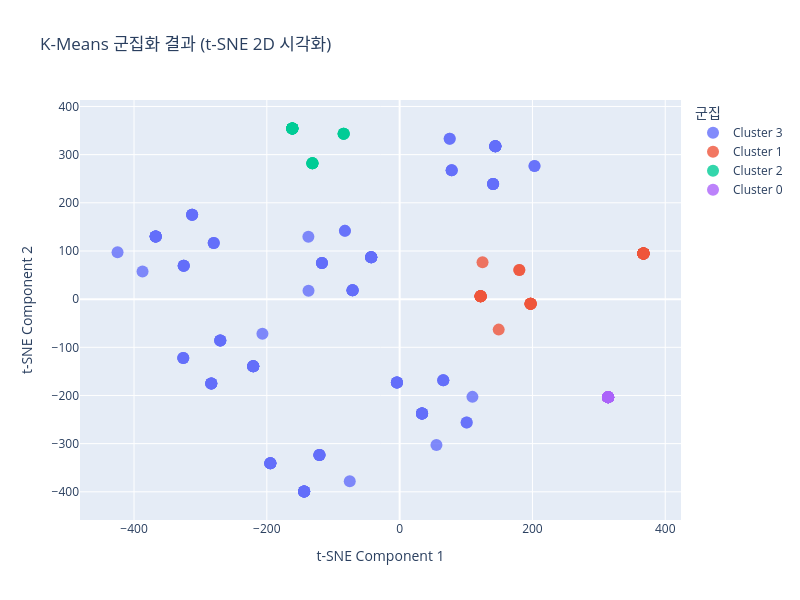

The notebook cell saved with this chart:
### Markdown cell above
#### 📊 4단계: 시각화로 군집 결과 확인하기

군집화 결과를 PCA나 t-SNE를 이용해 2차원 공간에 시각화하여 그룹이 잘 형성되었는지 확인합니다.

1.  **차원 축소:** `PCA`나 `t-SNE`를 사용해 TF-IDF 행렬을 2개의 주성분으로 축소하세요.
2.  **산점도 시각화:** `plotly.express`를 사용해 결과를 산점도로 그리세요.
    * 각 점의 색상은 `cluster_id`로 구분합니다.
    * 마우스를 점 위에 올렸을 때 원본 리뷰(`review`)가 표시되도록 설정하여, 각 군집의 분포와 특징을 시각적으로 탐색해 보세요.

### Code cell
import plotly.express as px
import plotly.graph_objects as go
import pyLDAvis
import pyLDAvis.lda_model

# 차원 축소 및 시각화
# t-SNE 적용 (데이터가 적은 경우 perplexity 조정)
perplexity_value = min(30, len(review_df) - 1) if len(review_df) > 1 else 1
tsne = TSNE(n_components=2, random_state=42, perplexity=perplexity_value)
tsne_components = tsne.fit_transform(tfidf_matrix.toarray())

# 시각화용 데이터프레임 생성
viz_df = review_df.copy()
viz_df['tsne_x'] = tsne_components[:, 0]
viz_df['tsne_y'] = tsne_components[:, 1]
viz_df['cluster_label'] = 'Cluster ' + viz_df['cluster_id'].astype(str)

# t-SNE 시각화
fig1 = px.scatter(
    viz_df,
    x='tsne_x',
    y='tsne_y',
    color='cluster_label',
    hover_data=['review_text', 'rating'],
    title='K-Means 군집화 결과 (t-SNE 2D 시각화)',
    labels={
        'tsne_x': 't-SNE Component 1',
        'tsne_y': 't-SNE Component 2',
        'cluster_label': '군집'
    },
    width=800,
    height=600
)

fig1.update_traces(marker=dict(size=12, opacity=0.8))
fig1.show()

print("t-SNE 시각화: 같은 색상의 점들이 가까이 모여있으면 군집화가 잘 된 것입니다.")

### Figure 1 — Plotly figure (JSON) as saved in the notebook; plotly's stock layout.template omitted (floating-point values rounded to 4 significant figures; data arrays with more than 128 entries replaced by an {"elided": "..."} marker saying what was removed)
{"data": [{"customdata": {"elided": "120x2 mixed values"}, "hovertemplate": "군집=Cluster 3<br>t-SNE Component 1=%{x}<br>t-SNE Component 2=%{y}<br>review_text=%{customdata[0]}<br>rating=%{customdata[1]}<extra></extra>", "legendgroup": "Cluster 3", "marker": {"color": "#636efa", "opacity": 0.8, "size": 12, "symbol": "circle"}, "mode": "markers", "name": "Cluster 3", "orientation": "v", "showlegend": true, "type": "scatter", "x": [144.1, 33.72, -75.11, -325.8, -312.5, -70.88, 75.39, 65.71, -194.7, -283.6, -312.5, -70.88, 75.39, 65.71, -194.7, -283.6, -312.5, -70.88, 203.1, 65.71, -194.7, -283.6, -280.0, -137.2, 78.39, -4.083, -120.7, -283.6, -325.2, -117.0, 140.8, -4.083, -120.7, -270.1, -312.5, -70.88, 140.8, -4.083, -120.7, -270.1, -325.2, -117.0, 140.8, -4.083, -120.7, -270.1, -325.2, -117.0, 140.8, -4.083, -120.7, -270.1, -325.2, -117.0, 140.8, 109.6, -194.7, -283.6, -280.0, -70.88, 78.39, 101.0, -194.7, -206.6, -280.0, -137.4, 78.39, 101.0, -194.7, -325.8, -387.2, -82.39, 203.1, 55.44, -143.8, -325.8, -424.8, -82.39, 144.1, 33.72, -143.8, -220.5, -367.4, -42.82, 144.1, 33.72, -143.8, -220.5, -367.4, -42.82, 144.1, 33.72, -143.8, -220.5, -367.4, -42.82, 144.1, 33.72, -143.8, -220.5, -367.4, -42.82, 144.1, 33.72, -143.8, -220.5, -367.4, -42.82, 144.1, 33.72, -143.8, -220.5, -367.4, -42.82, 144.1, 33.72, -143.8, -220.5, -367.4, -42.82], "xaxis": "x", "y": [317.3, -237.3, -378.2, -122.2, 175.4, 18.56, 332.8, -168.5, -340.9, -175.3, 175.4, 18.56, 332.8, -168.5, -340.9, -175.3, 175.4, 18.56, 276.2, -168.5, -340.9, -175.3, 116.6, 17.38, 267.6, -173.2, -323.5, -175.3, 69.34, 74.99, 239.1, -173.2, -323.5, -85.98, 175.4, 18.56, 239.1, -173.2, -323.5, -85.98, 69.34, 74.99, 239.1, -173.2, -323.5, -85.98, 69.34, 74.99, 239.1, -173.2, -323.5, -85.98, 69.34, 74.99, 239.1, -202.9, -340.9, -175.3, 116.6, 18.56, 267.6, -256.3, -340.9, -71.78, 116.6, 129.6, 267.6, -256.3, -340.9, -122.2, 57.23, 141.7, 276.2, -302.8, -399.4, -122.2, 97.49, 141.7, 317.3, -237.3, -399.4, -139.6, 130.3, 86.99, 317.3, -237.3, -399.4, -139.6, 130.3, 86.99, 317.3, -237.3, -399.4, -139.6, 130.3, 86.99, 317.3, -237.3, -399.4, -139.6, 130.3, 86.99, 317.3, -237.3, -399.4, -139.6, 130.3, 86.99, 317.3, -237.3, -399.4, -139.6, 130.3, 86.99, 317.3, -237.3, -399.4, -139.6, 130.3, 86.99], "yaxis": "y"}, {"customdata": [["매년 나오는데  24년트렌드는 구매하고 읽지도 못하고 한해가 거의 지나가네요 \n25년도는 어떤트렌드일까 궁금함때문에 구매버튼을 또 ~~\n다음은 안살것같아요", 3], ["소비자 트렌드 관점에서는 새로운 이슈 출현을 강조 하고자 했으나 점점 트렌드를 억측으로 만들어내고 있는 것 같네요.\n일부 카드사에 데이터 자료를 근거로 하기에는 설득력이 부족해 보입니다.", 2], ["매년 나오는데  24년트렌드는 구매하고 읽지도 못하고 한해가 거의 지나가네요 \n25년도는 어떤트렌드일까 궁금함때문에 구매버튼을 또 ~~\n다음은 안살것같아요", 3], ["소비자 트렌드 관점에서는 새로운 이슈 출현을 강조 하고자 했으나 점점 트렌드를 억측으로 만들어내고 있는 것 같네요.\n일부 카드사에 데이터 자료를 근거로 하기에는 설득력이 부족해 보입니다.", 2], ["매년 나오는데  24년트렌드는 구매하고 읽지도 못하고 한해가 거의 지나가네요 \n25년도는 어떤트렌드일까 궁금함때문에 구매버튼을 또 ~~\n다음은 안살것같아요", 3], ["소비자 트렌드 관점에서는 새로운 이슈 출현을 강조 하고자 했으나 점점 트렌드를 억측으로 만들어내고 있는 것 같네요.\n일부 카드사에 데이터 자료를 근거로 하기에는 설득력이 부족해 보입니다.", 2], ["매년 나오는데  24년트렌드는 구매하고 읽지도 못하고 한해가 거의 지나가네요 \n25년도는 어떤트렌드일까 궁금함때문에 구매버튼을 또 ~~\n다음은 안살것같아요", 3], ["소비자 트렌드 관점에서는 새로운 이슈 출현을 강조 하고자 했으나 점점 트렌드를 억측으로 만들어내고 있는 것 같네요.\n일부 카드사에 데이터 자료를 근거로 하기에는 설득력이 부족해 보입니다.", 2], ["매년 나오는데  24년트렌드는 구매하고 읽지도 못하고 한해가 거의 지나가네요 \n25년도는 어떤트렌드일까 궁금함때문에 구매버튼을 또 ~~\n다음은 안살것같아요", 3], ["소비자 트렌드 관점에서는 새로운 이슈 출현을 강조 하고자 했으나 점점 트렌드를 억측으로 만들어내고 있는 것 같네요.\n일부 카드사에 데이터 자료를 근거로 하기에는 설득력이 부족해 보입니다.", 2], ["매년 나오는데  24년트렌드는 구매하고 읽지도 못하고 한해가 거의 지나가네요 \n25년도는 어떤트렌드일까 궁금함때문에 구매버튼을 또 ~~\n다음은 안살것같아요", 3], ["소비자 트렌드 관점에서는 새로운 이슈 출현을 강조 하고자 했으나 점점 트렌드를 억측으로 만들어내고 있는 것 같네요.\n일부 카드사에 데이터 자료를 근거로 하기에는 설득력이 부족해 보입니다.", 2], ["매년 나오는데  24년트렌드는 구매하고 읽지도 못하고 한해가 거의 지나가네요 \n25년도는 어떤트렌드일까 궁금함때문에 구매버튼을 또 ~~\n다음은 안살것같아요", 3], ["소비자 트렌드 관점에서는 새로운 이슈 출현을 강조 하고자 했으나 점점 트렌드를 억측으로 만들어내고 있는 것 같네요.\n일부 카드사에 데이터 자료를 근거로 하기에는 설득력이 부족해 보입니다.", 2], ["매년 나오는데  24년트렌드는 구매하고 읽지도 못하고 한해가 거의 지나가네요 \n25년도는 어떤트렌드일까 궁금함때문에 구매버튼을 또 ~~\n다음은 안살것같아요", 3], ["소비자 트렌드 관점에서는 새로운 이슈 출현을 강조 하고자 했으나 점점 트렌드를 억측으로 만들어내고 있는 것 같네요.\n일부 카드사에 데이터 자료를 근거로 하기에는 설득력이 부족해 보입니다.", 2], ["매년 나오는데  24년트렌드는 구매하고 읽지도 못하고 한해가 거의 지나가네요 \n25년도는 어떤트렌드일까 궁금함때문에 구매버튼을 또 ~~\n다음은 안살것같아요", 3], ["소비자 트렌드 관점에서는 새로운 이슈 출현을 강조 하고자 했으나 점점 트렌드를 억측으로 만들어내고 있는 것 같네요.\n일부 카드사에 데이터 자료를 근거로 하기에는 설득력이 부족해 보입니다.", 2], ["매년 나오는데  24년트렌드는 구매하고 읽지도 못하고 한해가 거의 지나가네요 \n25년도는 어떤트렌드일까 궁금함때문에 구매버튼을 또 ~~\n다음은 안살것같아요", 3], ["소비자 트렌드 관점에서는 새로운 이슈 출현을 강조 하고자 했으나 점점 트렌드를 억측으로 만들어내고 있는 것 같네요.\n일부 카드사에 데이터 자료를 근거로 하기에는 설득력이 부족해 보입니다.", 2], ["매년 나오는데  24년트렌드는 구매하고 읽지도 못하고 한해가 거의 지나가네요 \n25년도는 어떤트렌드일까 궁금함때문에 구매버튼을 또 ~~\n다음은 안살것같아요", 3], ["소비자 트렌드 관점에서는 새로운 이슈 출현을 강조 하고자 했으나 점점 트렌드를 억측으로 만들어내고 있는 것 같네요.\n일부 카드사에 데이터 자료를 근거로 하기에는 설득력이 부족해 보입니다.", 2], ["매년 나오는데  24년트렌드는 구매하고 읽지도 못하고 한해가 거의 지나가네요 \n25년도는 어떤트렌드일까 궁금함때문에 구매버튼을 또 ~~\n다음은 안살것같아요", 3], ["소비자 트렌드 관점에서는 새로운 이슈 출현을 강조 하고자 했으나 점점 트렌드를 억측으로 만들어내고 있는 것 같네요.\n일부 카드사에 데이터 자료를 근거로 하기에는 설득력이 부족해 보입니다.", 2], ["매년 나오는데  24년트렌드는 구매하고 읽지도 못하고 한해가 거의 지나가네요 \n25년도는 어떤트렌드일까 궁금함때문에 구매버튼을 또 ~~\n다음은 안살것같아요", 3], ["소비자 트렌드 관점에서는 새로운 이슈 출현을 강조 하고자 했으나 점점 트렌드를 억측으로 만들어내고 있는 것 같네요.\n일부 카드사에 데이터 자료를 근거로 하기에는 설득력이 부족해 보입니다.", 2], ["매년 나오는데  24년트렌드는 구매하고 읽지도 못하고 한해가 거의 지나가네요 \n25년도는 어떤트렌드일까 궁금함때문에 구매버튼을 또 ~~\n다음은 안살것같아요", 3], ["소비자 트렌드 관점에서는 새로운 이슈 출현을 강조 하고자 했으나 점점 트렌드를 억측으로 만들어내고 있는 것 같네요.\n일부 카드사에 데이터 자료를 근거로 하기에는 설득력이 부족해 보입니다.", 2], ["매년 나오는데  24년트렌드는 구매하고 읽지도 못하고 한해가 거의 지나가네요 \n25년도는 어떤트렌드일까 궁금함때문에 구매버튼을 또 ~~\n다음은 안살것같아요", 3], ["소비자 트렌드 관점에서는 새로운 이슈 출현을 강조 하고자 했으나 점점 트렌드를 억측으로 만들어내고 있는 것 같네요.\n일부 카드사에 데이터 자료를 근거로 하기에는 설득력이 부족해 보입니다.", 2], ["매년 나오는데  24년트렌드는 구매하고 읽지도 못하고 한해가 거의 지나가네요 \n25년도는 어떤트렌드일까 궁금함때문에 구매버튼을 또 ~~\n다음은 안살것같아요", 3], ["소비자 트렌드 관점에서는 새로운 이슈 출현을 강조 하고자 했으나 점점 트렌드를 억측으로 만들어내고 있는 것 같네요.\n일부 카드사에 데이터 자료를 근거로 하기에는 설득력이 부족해 보입니다.", 2], ["매년 나오는데  24년트렌드는 구매하고 읽지도 못하고 한해가 거의 지나가네요 \n25년도는 어떤트렌드일까 궁금함때문에 구매버튼을 또 ~~\n다음은 안살것같아요", 3], ["소비자 트렌드 관점에서는 새로운 이슈 출현을 강조 하고자 했으나 점점 트렌드를 억측으로 만들어내고 있는 것 같네요.\n일부 카드사에 데이터 자료를 근거로 하기에는 설득력이 부족해 보입니다.", 2], ["매년 나오는데  24년트렌드는 구매하고 읽지도 못하고 한해가 거의 지나가네요 \n25년도는 어떤트렌드일까 궁금함때문에 구매버튼을 또 ~~\n다음은 안살것같아요", 3], ["소비자 트렌드 관점에서는 새로운 이슈 출현을 강조 하고자 했으나 점점 트렌드를 억측으로 만들어내고 있는 것 같네요.\n일부 카드사에 데이터 자료를 근거로 하기에는 설득력이 부족해 보입니다.", 2], ["매년 나오는데  24년트렌드는 구매하고 읽지도 못하고 한해가 거의 지나가네요 \n25년도는 어떤트렌드일까 궁금함때문에 구매버튼을 또 ~~\n다음은 안살것같아요", 3], ["소비자 트렌드 관점에서는 새로운 이슈 출현을 강조 하고자 했으나 점점 트렌드를 억측으로 만들어내고 있는 것 같네요.\n일부 카드사에 데이터 자료를 근거로 하기에는 설득력이 부족해 보입니다.", 2], ["매년 나오는데  24년트렌드는 구매하고 읽지도 못하고 한해가 거의 지나가네요 \n25년도는 어떤트렌드일까 궁금함때문에 구매버튼을 또 ~~\n다음은 안살것같아요", 3], ["소비자 트렌드 관점에서는 새로운 이슈 출현을 강조 하고자 했으나 점점 트렌드를 억측으로 만들어내고 있는 것 같네요.\n일부 카드사에 데이터 자료를 근거로 하기에는 설득력이 부족해 보입니다.", 2]], "hovertemplate": "군집=Cluster 1<br>t-SNE Component 1=%{x}<br>t-SNE Component 2=%{y}<br>review_text=%{customdata[0]}<br>rating=%{customdata[1]}<extra></extra>", "legendgroup": "Cluster 1", "marker": {"color": "#EF553B", "opacity": 0.8, "size": 12, "symbol": "circle"}, "mode": "markers", "name": "Cluster 1", "orientation": "v", "showlegend": true, "type": "scatter", "x": [367.2, 121.9, 367.2, 124.8, 367.2, 121.9, 367.2, 121.9, 367.2, 121.9, 367.2, 121.9, 367.2, 121.9, 367.2, 121.9, 367.2, 121.9, 367.2, 121.9, 367.2, 180.2, 367.2, 180.2, 367.2, 149.2, 367.2, 197.2, 367.2, 197.2, 367.2, 197.2, 367.2, 197.2, 367.2, 197.2, 367.2, 197.2, 367.2, 197.2], "xaxis": "x", "y": [94.66, 5.866, 94.66, 76.55, 94.66, 5.866, 94.66, 5.866, 94.66, 5.866, 94.66, 5.866, 94.66, 5.866, 94.66, 5.866, 94.66, 5.866, 94.66, 5.866, 94.66, 60.38, 94.66, 60.38, 94.66, -63.3, 94.66, -9.785, 94.66, -9.785, 94.66, -9.785, 94.66, -9.785, 94.66, -9.785, 94.66, -9.785, 94.66, -9.785], "yaxis": "y"}, {"customdata": [["젠장 반갑지않네. 근데 기대는되네. 복잡한 심정 을 주는 책 나오네. 젠장", 4], ["젠장 반갑지않네. 근데 기대는되네. 복잡한 심정 을 주는 책 나오네. 젠장", 4], ["젠장 반갑지않네. 근데 기대는되네. 복잡한 심정 을 주는 책 나오네. 젠장", 4], ["젠장 반갑지않네. 근데 기대는되네. 복잡한 심정 을 주는 책 나오네. 젠장", 4], ["젠장 반갑지않네. 근데 기대는되네. 복잡한 심정 을 주는 책 나오네. 젠장", 4], ["젠장 반갑지않네. 근데 기대는되네. 복잡한 심정 을 주는 책 나오네. 젠장", 4], ["젠장 반갑지않네. 근데 기대는되네. 복잡한 심정 을 주는 책 나오네. 젠장", 4], ["젠장 반갑지않네. 근데 기대는되네. 복잡한 심정 을 주는 책 나오네. 젠장", 4], ["젠장 반갑지않네. 근데 기대는되네. 복잡한 심정 을 주는 책 나오네. 젠장", 4], ["젠장 반갑지않네. 근데 기대는되네. 복잡한 심정 을 주는 책 나오네. 젠장", 4], ["젠장 반갑지않네. 근데 기대는되네. 복잡한 심정 을 주는 책 나오네. 젠장", 4], ["젠장 반갑지않네. 근데 기대는되네. 복잡한 심정 을 주는 책 나오네. 젠장", 4], ["젠장 반갑지않네. 근데 기대는되네. 복잡한 심정 을 주는 책 나오네. 젠장", 4], ["젠장 반갑지않네. 근데 기대는되네. 복잡한 심정 을 주는 책 나오네. 젠장", 4], ["젠장 반갑지않네. 근데 기대는되네. 복잡한 심정 을 주는 책 나오네. 젠장", 4], ["젠장 반갑지않네. 근데 기대는되네. 복잡한 심정 을 주는 책 나오네. 젠장", 4], ["젠장 반갑지않네. 근데 기대는되네. 복잡한 심정 을 주는 책 나오네. 젠장", 4], ["젠장 반갑지않네. 근데 기대는되네. 복잡한 심정 을 주는 책 나오네. 젠장", 4], ["젠장 반갑지않네. 근데 기대는되네. 복잡한 심정 을 주는 책 나오네. 젠장", 4], ["젠장 반갑지않네. 근데 기대는되네. 복잡한 심정 을 주는 책 나오네. 젠장", 4]], "hovertemplate": "군집=Cluster 2<br>t-SNE Component 1=%{x}<br>t-SNE Component 2=%{y}<br>review_text=%{customdata[0]}<br>rating=%{customdata[1]}<extra></extra>", "legendgroup": "Cluster 2", "marker": {"color": "#00cc96", "opacity": 0.8, "size": 12, "symbol": "circle"}, "mode": "markers", "name": "Cluster 2", "orientation": "v", "showlegend": true, "type": "scatter", "x": [-161.6, -84.3, -84.3, -84.3, -131.3, -131.3, -131.3, -131.3, -131.3, -161.6, -84.3, -161.6, -161.6, -161.6, -161.6, -161.6, -161.6, -161.6, -161.6, -161.6], "xaxis": "x", "y": [354.3, 343.3, 343.3, 343.3, 282.1, 282.1, 282.1, 282.1, 282.1, 354.3, 343.3, 354.3, 354.3, 354.3, 354.3, 354.3, 354.3, 354.3, 354.3, 354.3], "yaxis": "y"}, {"customdata": [["'현대사회에서 가장 큰 자원은 시간이다.' 라는 응답이 년도의 증가와 함께 늘어가고 있다. 콘텐츠의 열람도 배속으로, 영화도 숏폼으로, 예약도 앱을 이용하여 기다리는 시간을 줄이는 방향으로...\n모두가 시간의 효율을 극대화하려 한다.\n일상에서도, 일터에서도, 쇼핑에서도...\n\n2025년의 트렌드도 그런 방향으로의 변화의 지속일 것이다. 세계경제의 발전이 더뎌지고, 정체되면서 우리의 지향도 작은 것을 아끼고, 소소한 일상에서 기쁨과 행복을 느끼는 방향으로...", 4], ["'현대사회에서 가장 큰 자원은 시간이다.' 라는 응답이 년도의 증가와 함께 늘어가고 있다. 콘텐츠의 열람도 배속으로, 영화도 숏폼으로, 예약도 앱을 이용하여 기다리는 시간을 줄이는 방향으로...\n모두가 시간의 효율을 극대화하려 한다.\n일상에서도, 일터에서도, 쇼핑에서도...\n\n2025년의 트렌드도 그런 방향으로의 변화의 지속일 것이다. 세계경제의 발전이 더뎌지고, 정체되면서 우리의 지향도 작은 것을 아끼고, 소소한 일상에서 기쁨과 행복을 느끼는 방향으로...", 4], ["'현대사회에서 가장 큰 자원은 시간이다.' 라는 응답이 년도의 증가와 함께 늘어가고 있다. 콘텐츠의 열람도 배속으로, 영화도 숏폼으로, 예약도 앱을 이용하여 기다리는 시간을 줄이는 방향으로...\n모두가 시간의 효율을 극대화하려 한다.\n일상에서도, 일터에서도, 쇼핑에서도...\n\n2025년의 트렌드도 그런 방향으로의 변화의 지속일 것이다. 세계경제의 발전이 더뎌지고, 정체되면서 우리의 지향도 작은 것을 아끼고, 소소한 일상에서 기쁨과 행복을 느끼는 방향으로...", 4], ["'현대사회에서 가장 큰 자원은 시간이다.' 라는 응답이 년도의 증가와 함께 늘어가고 있다. 콘텐츠의 열람도 배속으로, 영화도 숏폼으로, 예약도 앱을 이용하여 기다리는 시간을 줄이는 방향으로...\n모두가 시간의 효율을 극대화하려 한다.\n일상에서도, 일터에서도, 쇼핑에서도...\n\n2025년의 트렌드도 그런 방향으로의 변화의 지속일 것이다. 세계경제의 발전이 더뎌지고, 정체되면서 우리의 지향도 작은 것을 아끼고, 소소한 일상에서 기쁨과 행복을 느끼는 방향으로...", 4], ["'현대사회에서 가장 큰 자원은 시간이다.' 라는 응답이 년도의 증가와 함께 늘어가고 있다. 콘텐츠의 열람도 배속으로, 영화도 숏폼으로, 예약도 앱을 이용하여 기다리는 시간을 줄이는 방향으로...\n모두가 시간의 효율을 극대화하려 한다.\n일상에서도, 일터에서도, 쇼핑에서도...\n\n2025년의 트렌드도 그런 방향으로의 변화의 지속일 것이다. 세계경제의 발전이 더뎌지고, 정체되면서 우리의 지향도 작은 것을 아끼고, 소소한 일상에서 기쁨과 행복을 느끼는 방향으로...", 4], ["'현대사회에서 가장 큰 자원은 시간이다.' 라는 응답이 년도의 증가와 함께 늘어가고 있다. 콘텐츠의 열람도 배속으로, 영화도 숏폼으로, 예약도 앱을 이용하여 기다리는 시간을 줄이는 방향으로...\n모두가 시간의 효율을 극대화하려 한다.\n일상에서도, 일터에서도, 쇼핑에서도...\n\n2025년의 트렌드도 그런 방향으로의 변화의 지속일 것이다. 세계경제의 발전이 더뎌지고, 정체되면서 우리의 지향도 작은 것을 아끼고, 소소한 일상에서 기쁨과 행복을 느끼는 방향으로...", 4], ["'현대사회에서 가장 큰 자원은 시간이다.' 라는 응답이 년도의 증가와 함께 늘어가고 있다. 콘텐츠의 열람도 배속으로, 영화도 숏폼으로, 예약도 앱을 이용하여 기다리는 시간을 줄이는 방향으로...\n모두가 시간의 효율을 극대화하려 한다.\n일상에서도, 일터에서도, 쇼핑에서도...\n\n2025년의 트렌드도 그런 방향으로의 변화의 지속일 것이다. 세계경제의 발전이 더뎌지고, 정체되면서 우리의 지향도 작은 것을 아끼고, 소소한 일상에서 기쁨과 행복을 느끼는 방향으로...", 4], ["'현대사회에서 가장 큰 자원은 시간이다.' 라는 응답이 년도의 증가와 함께 늘어가고 있다. 콘텐츠의 열람도 배속으로, 영화도 숏폼으로, 예약도 앱을 이용하여 기다리는 시간을 줄이는 방향으로...\n모두가 시간의 효율을 극대화하려 한다.\n일상에서도, 일터에서도, 쇼핑에서도...\n\n2025년의 트렌드도 그런 방향으로의 변화의 지속일 것이다. 세계경제의 발전이 더뎌지고, 정체되면서 우리의 지향도 작은 것을 아끼고, 소소한 일상에서 기쁨과 행복을 느끼는 방향으로...", 4], ["'현대사회에서 가장 큰 자원은 시간이다.' 라는 응답이 년도의 증가와 함께 늘어가고 있다. 콘텐츠의 열람도 배속으로, 영화도 숏폼으로, 예약도 앱을 이용하여 기다리는 시간을 줄이는 방향으로...\n모두가 시간의 효율을 극대화하려 한다.\n일상에서도, 일터에서도, 쇼핑에서도...\n\n2025년의 트렌드도 그런 방향으로의 변화의 지속일 것이다. 세계경제의 발전이 더뎌지고, 정체되면서 우리의 지향도 작은 것을 아끼고, 소소한 일상에서 기쁨과 행복을 느끼는 방향으로...", 4], ["'현대사회에서 가장 큰 자원은 시간이다.' 라는 응답이 년도의 증가와 함께 늘어가고 있다. 콘텐츠의 열람도 배속으로, 영화도 숏폼으로, 예약도 앱을 이용하여 기다리는 시간을 줄이는 방향으로...\n모두가 시간의 효율을 극대화하려 한다.\n일상에서도, 일터에서도, 쇼핑에서도...\n\n2025년의 트렌드도 그런 방향으로의 변화의 지속일 것이다. 세계경제의 발전이 더뎌지고, 정체되면서 우리의 지향도 작은 것을 아끼고, 소소한 일상에서 기쁨과 행복을 느끼는 방향으로...", 4], ["'현대사회에서 가장 큰 자원은 시간이다.' 라는 응답이 년도의 증가와 함께 늘어가고 있다. 콘텐츠의 열람도 배속으로, 영화도 숏폼으로, 예약도 앱을 이용하여 기다리는 시간을 줄이는 방향으로...\n모두가 시간의 효율을 극대화하려 한다.\n일상에서도, 일터에서도, 쇼핑에서도...\n\n2025년의 트렌드도 그런 방향으로의 변화의 지속일 것이다. 세계경제의 발전이 더뎌지고, 정체되면서 우리의 지향도 작은 것을 아끼고, 소소한 일상에서 기쁨과 행복을 느끼는 방향으로...", 4], ["'현대사회에서 가장 큰 자원은 시간이다.' 라는 응답이 년도의 증가와 함께 늘어가고 있다. 콘텐츠의 열람도 배속으로, 영화도 숏폼으로, 예약도 앱을 이용하여 기다리는 시간을 줄이는 방향으로...\n모두가 시간의 효율을 극대화하려 한다.\n일상에서도, 일터에서도, 쇼핑에서도...\n\n2025년의 트렌드도 그런 방향으로의 변화의 지속일 것이다. 세계경제의 발전이 더뎌지고, 정체되면서 우리의 지향도 작은 것을 아끼고, 소소한 일상에서 기쁨과 행복을 느끼는 방향으로...", 4], ["'현대사회에서 가장 큰 자원은 시간이다.' 라는 응답이 년도의 증가와 함께 늘어가고 있다. 콘텐츠의 열람도 배속으로, 영화도 숏폼으로, 예약도 앱을 이용하여 기다리는 시간을 줄이는 방향으로...\n모두가 시간의 효율을 극대화하려 한다.\n일상에서도, 일터에서도, 쇼핑에서도...\n\n2025년의 트렌드도 그런 방향으로의 변화의 지속일 것이다. 세계경제의 발전이 더뎌지고, 정체되면서 우리의 지향도 작은 것을 아끼고, 소소한 일상에서 기쁨과 행복을 느끼는 방향으로...", 4], ["'현대사회에서 가장 큰 자원은 시간이다.' 라는 응답이 년도의 증가와 함께 늘어가고 있다. 콘텐츠의 열람도 배속으로, 영화도 숏폼으로, 예약도 앱을 이용하여 기다리는 시간을 줄이는 방향으로...\n모두가 시간의 효율을 극대화하려 한다.\n일상에서도, 일터에서도, 쇼핑에서도...\n\n2025년의 트렌드도 그런 방향으로의 변화의 지속일 것이다. 세계경제의 발전이 더뎌지고, 정체되면서 우리의 지향도 작은 것을 아끼고, 소소한 일상에서 기쁨과 행복을 느끼는 방향으로...", 4], ["'현대사회에서 가장 큰 자원은 시간이다.' 라는 응답이 년도의 증가와 함께 늘어가고 있다. 콘텐츠의 열람도 배속으로, 영화도 숏폼으로, 예약도 앱을 이용하여 기다리는 시간을 줄이는 방향으로...\n모두가 시간의 효율을 극대화하려 한다.\n일상에서도, 일터에서도, 쇼핑에서도...\n\n2025년의 트렌드도 그런 방향으로의 변화의 지속일 것이다. 세계경제의 발전이 더뎌지고, 정체되면서 우리의 지향도 작은 것을 아끼고, 소소한 일상에서 기쁨과 행복을 느끼는 방향으로...", 4], ["'현대사회에서 가장 큰 자원은 시간이다.' 라는 응답이 년도의 증가와 함께 늘어가고 있다. 콘텐츠의 열람도 배속으로, 영화도 숏폼으로, 예약도 앱을 이용하여 기다리는 시간을 줄이는 방향으로...\n모두가 시간의 효율을 극대화하려 한다.\n일상에서도, 일터에서도, 쇼핑에서도...\n\n2025년의 트렌드도 그런 방향으로의 변화의 지속일 것이다. 세계경제의 발전이 더뎌지고, 정체되면서 우리의 지향도 작은 것을 아끼고, 소소한 일상에서 기쁨과 행복을 느끼는 방향으로...", 4], ["'현대사회에서 가장 큰 자원은 시간이다.' 라는 응답이 년도의 증가와 함께 늘어가고 있다. 콘텐츠의 열람도 배속으로, 영화도 숏폼으로, 예약도 앱을 이용하여 기다리는 시간을 줄이는 방향으로...\n모두가 시간의 효율을 극대화하려 한다.\n일상에서도, 일터에서도, 쇼핑에서도...\n\n2025년의 트렌드도 그런 방향으로의 변화의 지속일 것이다. 세계경제의 발전이 더뎌지고, 정체되면서 우리의 지향도 작은 것을 아끼고, 소소한 일상에서 기쁨과 행복을 느끼는 방향으로...", 4], ["'현대사회에서 가장 큰 자원은 시간이다.' 라는 응답이 년도의 증가와 함께 늘어가고 있다. 콘텐츠의 열람도 배속으로, 영화도 숏폼으로, 예약도 앱을 이용하여 기다리는 시간을 줄이는 방향으로...\n모두가 시간의 효율을 극대화하려 한다.\n일상에서도, 일터에서도, 쇼핑에서도...\n\n2025년의 트렌드도 그런 방향으로의 변화의 지속일 것이다. 세계경제의 발전이 더뎌지고, 정체되면서 우리의 지향도 작은 것을 아끼고, 소소한 일상에서 기쁨과 행복을 느끼는 방향으로...", 4], ["'현대사회에서 가장 큰 자원은 시간이다.' 라는 응답이 년도의 증가와 함께 늘어가고 있다. 콘텐츠의 열람도 배속으로, 영화도 숏폼으로, 예약도 앱을 이용하여 기다리는 시간을 줄이는 방향으로...\n모두가 시간의 효율을 극대화하려 한다.\n일상에서도, 일터에서도, 쇼핑에서도...\n\n2025년의 트렌드도 그런 방향으로의 변화의 지속일 것이다. 세계경제의 발전이 더뎌지고, 정체되면서 우리의 지향도 작은 것을 아끼고, 소소한 일상에서 기쁨과 행복을 느끼는 방향으로...", 4], ["'현대사회에서 가장 큰 자원은 시간이다.' 라는 응답이 년도의 증가와 함께 늘어가고 있다. 콘텐츠의 열람도 배속으로, 영화도 숏폼으로, 예약도 앱을 이용하여 기다리는 시간을 줄이는 방향으로...\n모두가 시간의 효율을 극대화하려 한다.\n일상에서도, 일터에서도, 쇼핑에서도...\n\n2025년의 트렌드도 그런 방향으로의 변화의 지속일 것이다. 세계경제의 발전이 더뎌지고, 정체되면서 우리의 지향도 작은 것을 아끼고, 소소한 일상에서 기쁨과 행복을 느끼는 방향으로...", 4]], "hovertemplate": "군집=Cluster 0<br>t-SNE Component 1=%{x}<br>t-SNE Component 2=%{y}<br>review_text=%{customdata[0]}<br>rating=%{customdata[1]}<extra></extra>", "legendgroup": "Cluster 0", "marker": {"color": "#ab63fa", "opacity": 0.8, "size": 12, "symbol": "circle"}, "mode": "markers", "name": "Cluster 0", "orientation": "v", "showlegend": true, "type": "scatter", "x": [314.0, 314.0, 314.0, 314.0, 314.0, 314.0, 314.0, 314.0, 314.0, 314.0, 314.0, 314.0, 314.0, 314.0, 314.0, 314.0, 314.0, 314.0, 314.0, 314.0], "xaxis": "x", "y": [-203.5, -203.5, -203.5, -203.5, -203.5, -203.5, -203.5, -203.5, -203.5, -203.5, -203.5, -203.5, -203.5, -203.5, -203.5, -203.5, -203.5, -203.5, -203.5, -203.5], "yaxis": "y"}], "layout": {"height": 600, "legend": {"title": {"text": "군집"}, "tracegroupgap": 0}, "title": {"text": "K-Means 군집화 결과 (t-SNE 2D 시각화)"}, "width": 800, "xaxis": {"anchor": "y", "domain": [0, 1], "title": {"text": "t-SNE Component 1"}}, "yaxis": {"anchor": "x", "domain": [0, 1], "title": {"text": "t-SNE Component 2"}}}}
